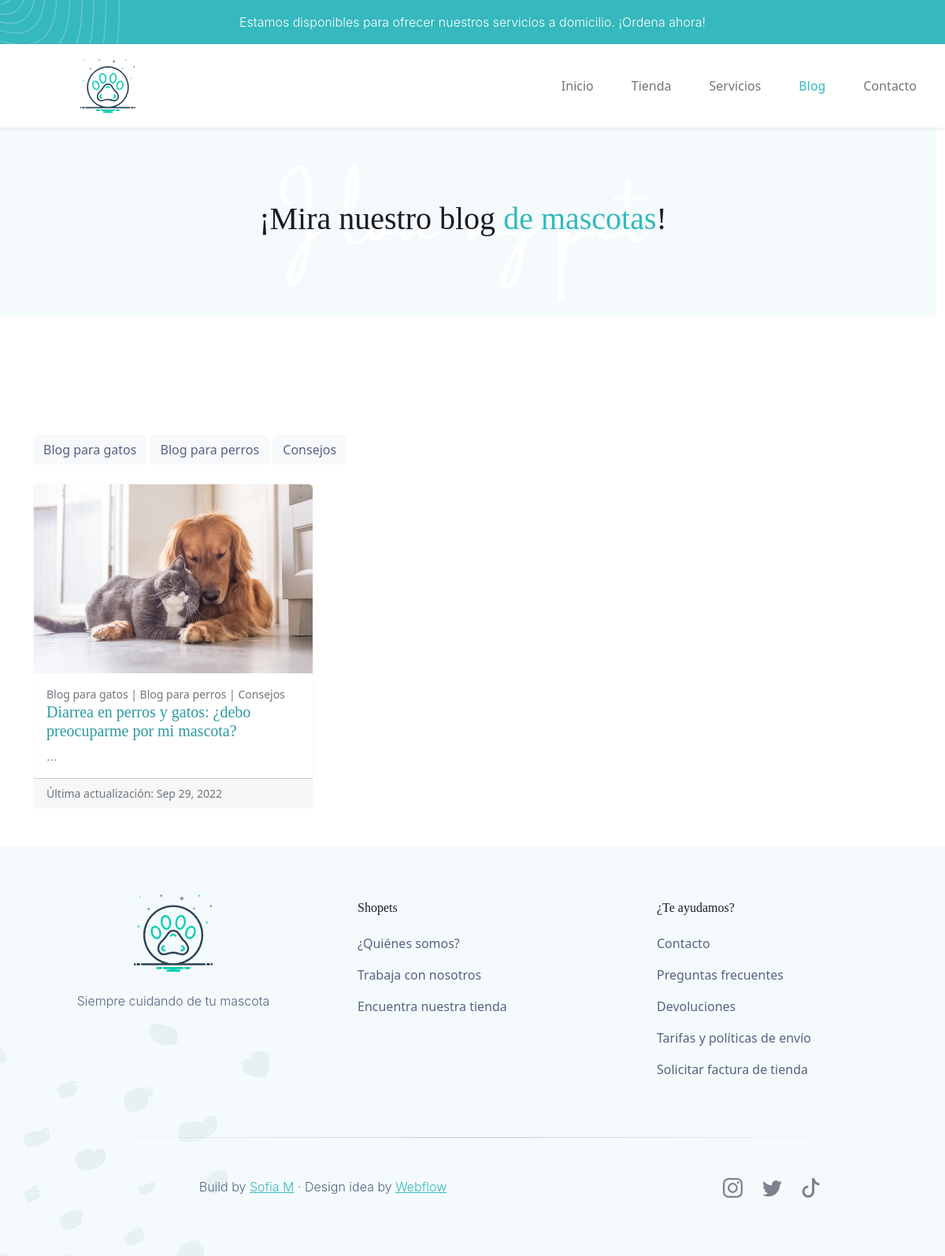
The page /blog/ on the database as committed earlier.
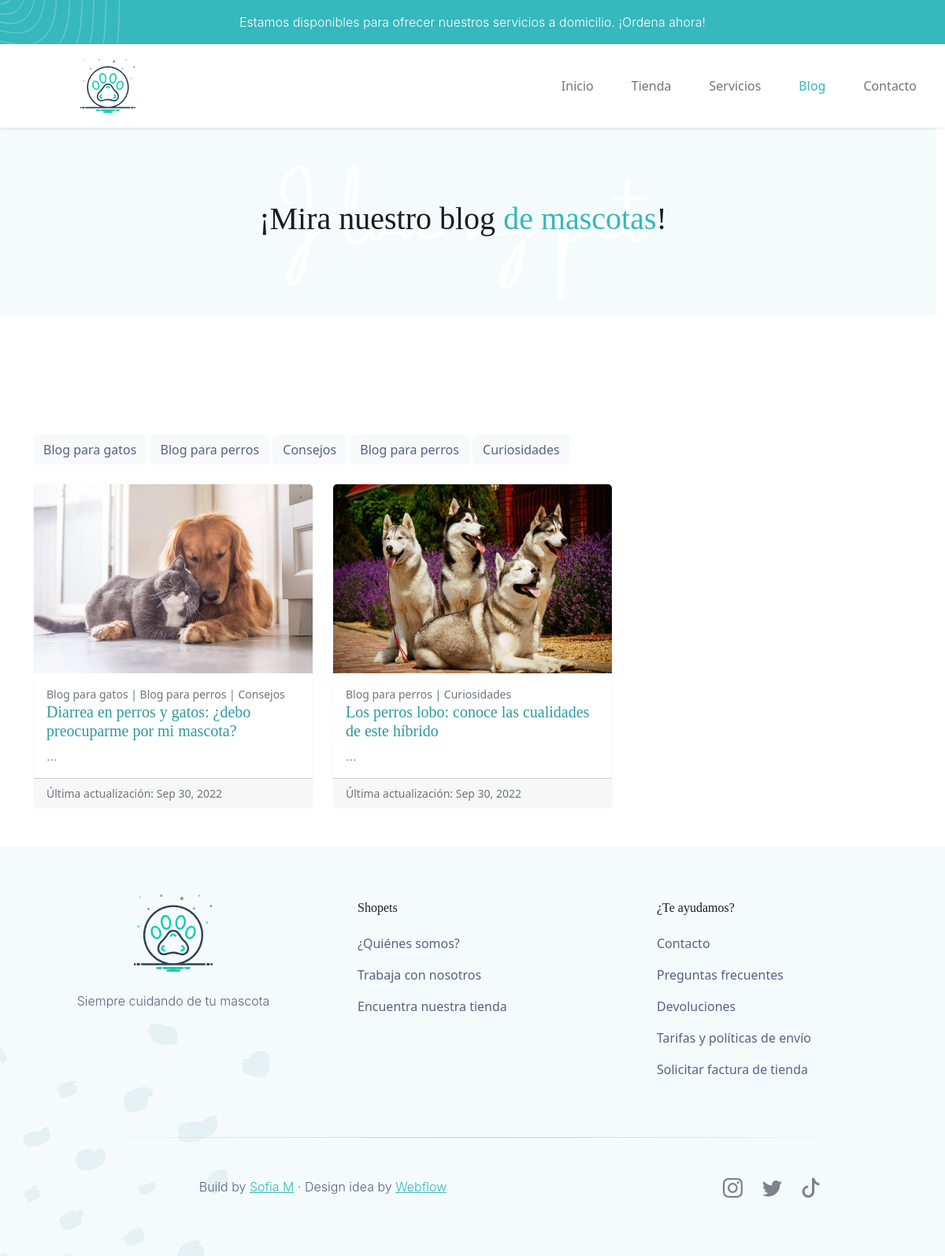
The same page on the database as committed later.
### blog/models.py (models this page shows, shortened)
class Categoria(models.Model):
    nombre = models.CharField(max_length=150)
    created = models.DateTimeField(auto_now_add=True)
    updated = models.DateTimeField(auto_now_add=True)
    class Meta:
        verbose_name = 'categoria'
        verbose_name_plural = 'categorias'

class Post(models.Model):
    titulo = models.CharField(max_length=80)
    slug = models.SlugField(max_length=200, unique=True)
    contenido = RichTextField()
    mini_descripcion = models.TextField()
    imagen = models.ImageField(upload_to='blog', null=True, blank=True)
    autor = models.ForeignKey(User, on_delete=models.CASCADE)
    categorias = models.ManyToManyField(Categoria)
    created = models.DateTimeField(auto_now_add=True)
    updated = models.DateTimeField(auto_now=True)
    class Meta:
        ordering = ('-updated',)
        verbose_name = 'post'
        verbose_name_plural = 'posts'

### blog/views.py (the view)
# urls.py: 2. Add a URL to urlpatterns:  path('blog/', include('blog.urls'))
def blog(request):
    posts = Post.objects.all()
    categoria = Categoria.objects.all()
    return render(request, "blog/blog.html", {'posts':posts, 'categorias':categoria})

### blog/templates/blog/blog.html (shortened to what this page needs)
{% extends "ShopetsApp/base.html" %}
{% load static %}
{% block ccsLinks %}<link rel="stylesheet" href="{% static 'ShopetsApp/css/blog.css' %}">{% endblock %}
{% block content %}
<div class="row align-items-center text-center banner-blog">
    <h1>¡Mira nuestro blog <FONT COLOR="#35b8be">de mascotas</FONT>!</h1>
</div>
<div class="container">
    <div class="d-md-block mx-auto mb-4">
        {% for post in posts %}
            {% for categoria in post.categorias.all%}
            <a href="{% url 'categoria' categoria.id %}"><button type="button" class="btn btn-light categorias">{{categoria.nombre}}</button></a>
            {% endfor %}
        {% endfor %}
    </div>
    <div class="row row-cols-1 row-cols-md-3 g-4">
        {% for post in posts %}
        <div class="col">
            <a href="{% url 'post' post.slug  %}" class="linkPost">
            <div class="card border-light h-100 post">
            <img src="{{post.imagen.url}}" class="card-img-top" alt="..." style="height: 30vh;">
            <div class="card-body">
                <small class="text-muted">{% for cat in post.categorias.all %}{{cat.nombre}}{% if not forloop.last %} | {% endif %}{% endfor %}</small>
                <h5 class="card-title" style="color: #2c9aa0;">{{post.titulo}}</h5>
                <p class="card-text">{{post.mini_descripcion|slice:":150"}}...</p>
            </div>
            <div class="card-footer">
                <small class="text-muted">Última actualización: {{post.updated|date:"M d, Y"}}</small>
            </div>
            </div>
            </a>
        </div>
        {% endfor %}
    </div>
</div>
{% endblock %}

### ShopetsApp/templates/ShopetsApp/base.html (shortened to what this page needs)
<!DOCTYPE html>
<html lang="en">
<head>
    {% load static %}
    <link href="https://cdn.jsdelivr.net/npm/bootstrap@5.2.0/dist/css/bootstrap.min.css" rel="stylesheet">
    <link rel="stylesheet" href="{% static 'ShopetsApp/css/base.css' %}">
    {% block ccsLinks %}{% endblock %}
</head>
<body>
    <div class="d-none d-md-block py-3 aviso-div">
        <p class="p-0 m-0 text-center aviso-p">Estamos disponibles para ofrecer nuestros servicios a domicilio. ¡Ordena ahora!</p>
    </div>
    <nav class="navbar navbar-expand-lg shadow-sm">
        <div class="container-fluid">
            <a class="navbar-brand nav-icon" href="{% url 'Inicio' %}">
                <img src="{% static 'ShopetsApp/images/icon.svg' %}" alt="" style="width: 70px; pointer-events: none;">
            </a>
            <div class="collapse navbar-collapse" id="menu">
                <ul class="navbar-nav ms-auto">
                    <li class="navbar-item px-3"><a class="nav-link  {% if request.path == '/' %} active {% endif %}" href="{% url 'Inicio' %}">Inicio</a></li>
                    <li class="navbar-item px-3"><a class="nav-link {% if '/tienda' in request.path %} active {% endif %}" href="{% url 'Tienda' %}">Tienda</a></li>
                    <li class="navbar-item px-3"><a class="nav-link {% if '/servicios' in request.path %} active {% endif %}" href="{% url 'Servicios' %}">Servicios</a></li>
                    <li class="navbar-item px-3"><a class="nav-link {% if '/blog' in request.path %} active {% endif %}" href="{% url 'blog' %}">Blog</a></li>
                    <li class="navbar-item px-3"><a class="nav-link {% if '/contacto' in request.path %} active {% endif %}" href="{% url 'Contacto' %}">Contacto</a></li>
                </ul>
            </div>
        </div>
    </nav>
    {% block content%}
    {% endblock %}
    <footer class="mt-5 footer">
    <div class="container">
        <div class="row justify-content-center">
            <div class="col-md-4 text-center">
                <img src="{% static 'ShopetsApp/images/icon.svg' %}" alt="" style="width: 100px;">
                <p class="py-4">Siempre cuidando de tu mascota</p>
            </div>
            <div class="col-md-4">
            <ul class="ul-footer">
                <li class="py-2 li-footer"><h6>Shopets</h6></li></a>
                <a href="" class="a-liFooter"><li class="py-2">¿Quiénes somos?</li></a>
                <a href="" class="a-liFooter"><li class="py-2">Trabaja con nosotros</li></a>
                <a href="" class="a-liFooter"><li class="py-2">Encuentra nuestra tienda</li></a>
            </ul>
            </div>
            <div class="col-md-4">
                <ul class="ul-footer">
                    <li class="py-2"><h6>¿Te ayudamos?</h6></li>
                    <a href="" class="a-liFooter"><li class="py-2">Contacto</li></a>
                    <a href="" class="a-liFooter"><li class="py-2">Preguntas frecuentes</li></a>
                    <a href="" class="a-liFooter"><li class="py-2">Devoluciones</li></a>
                    <a href="" class="a-liFooter"><li class="py-2">Tarifas y políticas de envío</li></a>
                    <a href="" class="a-liFooter"><li class="py-2">Solicitar factura de tienda</li></a>
                </ul>
            </div>
        </div>
        <hr style="border: 0; height: 1px; background-image: linear-gradient(to right, rgba(0, 0, 0, 0), rgba(0, 0, 0, 0.75), rgba(0, 0, 0, 0)); margin:50px">
        <div class="row justify-content-right">
            <div class="col-md-8 text-center">
                <p>Build by <a href="" class="a-copy">Sofia M</a>  ·  Design idea by <a href="" class="a-copy">Webflow</a></p>
            </div>
            <div class="col-md-4 text-center">
                <a href="" class="a-socialFooter">
                </a>
                <a href="" class="a-socialFooter">
                </a>
                <a href="" class="a-socialFooter">
                    <svg xmlns="http://www.w3.org/2000/svg" width="25" height="25" fill="#7e828f" class="bi bi-tiktok" viewBox="0 0 16 16">
                        <path d="M9 0h1.98c.144.715.54 1.617 1.235 2.512C12.895 3.389 13.797 4 15 4v2c-1.753 0-3.07-.814-4-1.829V11a5 5 0 1 1-5-5v2a3 3 0 1 0 3 3V0Z"/>
                    </svg>
                </a>
            </div>
        </div>
    </div>
    </footer>
</body>
</html>

### ShopetsApp/static/ShopetsApp/css/base.css (style rules this page uses)
p { font-family: 'Inter light'; color: #546285; }
h1, h2, h3, h4, h5, h6 { font-family: 'Manrope ExtraBold'; color: #191b22; }
@media only screen and (min-width: 997px) { .aviso-div { background-image: url('../images/avisodiv-bg.svg'); background-position: top left; background-repeat: no-repeat; background-size: 30vw; } }
@media only screen and (min-width: 997px) { .nav-icon { padding: 10px 90px 10px 90px; } }
.aviso-div { background-color: #35b8be; }
.aviso-p { color: white; }
.navbar-nav .active { color: #35b8be !important; }
.footer { margin-top: 150px; background-color: #f5fbfc; background-image: url('../images/footer-bg-1.svg'); background-position: bottom left; background-repeat: no-repeat; background-size: 60vh; padding: 60px 10px 60px 10px; }
.a-socialFooter { text-decoration: none; padding: 10px; }
.a-copy { color: #35b8be; }
.ul-footer { list-style: none; }
.a-liFooter { color: #546285; text-decoration: none; }

### ShopetsApp/static/ShopetsApp/css/blog.css (style rules this page uses)
.banner-blog { background-image: url(../images/bg-bannerServicios.png); background-repeat: no-repeat; background-position:center; background-color: #f5fbfc; width: 100vw; height: 30vh; margin-bottom: 150px; }
.categorias { color: #546285; }
.linkPost { text-decoration: none; }

Rows that differ between the two databases and show on the page:
changed Post "Diarrea en perros y gatos: ¿debo preocuparme por mi mascota?": updated "Sep 29, 2022" → "Sep 30, 2022"
added Post: imagen (picture), titulo "Los perros lobo: conoce las cualidades de este híbrido", updated "Sep 30, 2022", Categoria (nombre "Blog para perros")
now on this page (row unchanged): Categoria: nombre "Curiosidades"
